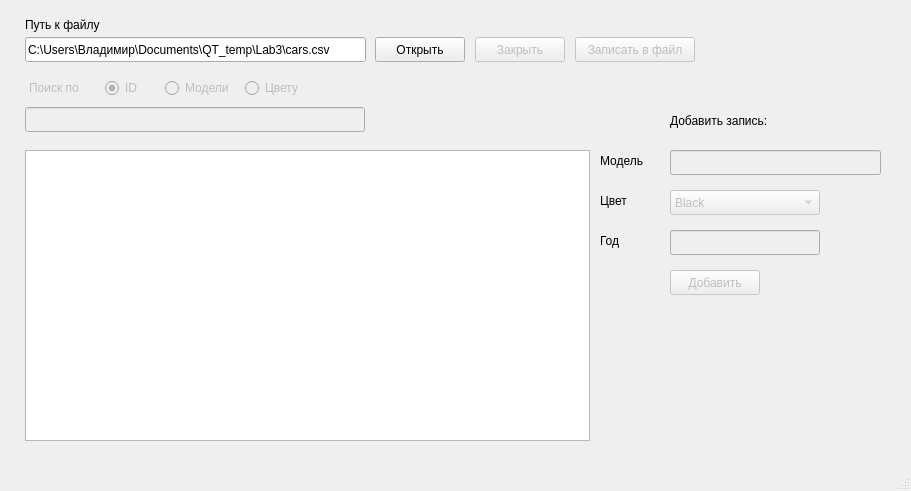
<?xml version="1.0" encoding="UTF-8"?>
<ui version="4.0">
 <class>MainWindow</class>
 <widget class="QMainWindow" name="MainWindow">
  <property name="geometry">
   <rect>
    <x>0</x>
    <y>0</y>
    <width>911</width>
    <height>491</height>
   </rect>
  </property>
  <property name="windowTitle">
   <string>MainWindow</string>
  </property>
  <widget class="QWidget" name="centralwidget">
   <widget class="QRadioButton" name="radioButton_2">
    <property name="enabled">
     <bool>false</bool>
    </property>
    <property name="geometry">
     <rect>
      <x>165</x>
      <y>77</y>
      <width>70</width>
      <height>22</height>
     </rect>
    </property>
    <property name="text">
     <string>Модели</string>
    </property>
   </widget>
   <widget class="QPushButton" name="OpenFileButton">
    <property name="geometry">
     <rect>
      <x>375</x>
      <y>37</y>
      <width>90</width>
      <height>25</height>
     </rect>
    </property>
    <property name="text">
     <string>Открыть</string>
    </property>
   </widget>
   <widget class="QLabel" name="label">
    <property name="geometry">
     <rect>
      <x>25</x>
      <y>17</y>
      <width>241</width>
      <height>16</height>
     </rect>
    </property>
    <property name="text">
     <string>Путь к файлу</string>
    </property>
   </widget>
   <widget class="QRadioButton" name="radioButton_3">
    <property name="enabled">
     <bool>false</bool>
    </property>
    <property name="geometry">
     <rect>
      <x>245</x>
      <y>77</y>
      <width>130</width>
      <height>22</height>
     </rect>
    </property>
    <property name="text">
     <string>Цвету</string>
    </property>
   </widget>
   <widget class="QPushButton" name="CloseFileButton">
    <property name="enabled">
     <bool>false</bool>
    </property>
    <property name="geometry">
     <rect>
      <x>475</x>
      <y>37</y>
      <width>90</width>
      <height>25</height>
     </rect>
    </property>
    <property name="text">
     <string>Закрыть</string>
    </property>
   </widget>
   <widget class="QLineEdit" name="lineFind">
    <property name="enabled">
     <bool>false</bool>
    </property>
    <property name="geometry">
     <rect>
      <x>25</x>
      <y>107</y>
      <width>340</width>
      <height>25</height>
     </rect>
    </property>
    <property name="text">
     <string/>
    </property>
   </widget>
   <widget class="QTableWidget" name="tableWidget">
    <property name="geometry">
     <rect>
      <x>25</x>
      <y>150</y>
      <width>565</width>
      <height>291</height>
     </rect>
    </property>
    <attribute name="horizontalHeaderVisible">
     <bool>false</bool>
    </attribute>
    <attribute name="horizontalHeaderDefaultSectionSize">
     <number>140</number>
    </attribute>
    <attribute name="verticalHeaderVisible">
     <bool>false</bool>
    </attribute>
    <attribute name="verticalHeaderDefaultSectionSize">
     <number>31</number>
    </attribute>
    <column>
     <property name="text">
      <string>ID</string>
     </property>
     <property name="textAlignment">
      <set>AlignCenter</set>
     </property>
    </column>
    <column>
     <property name="text">
      <string>Модель</string>
     </property>
     <property name="font">
      <font>
       <pointsize>8</pointsize>
      </font>
     </property>
     <property name="textAlignment">
      <set>AlignCenter</set>
     </property>
    </column>
    <column>
     <property name="text">
      <string>Цвет</string>
     </property>
     <property name="textAlignment">
      <set>AlignCenter</set>
     </property>
    </column>
    <column>
     <property name="text">
      <string>Год выпуска</string>
     </property>
     <property name="textAlignment">
      <set>AlignCenter</set>
     </property>
    </column>
   </widget>
   <widget class="QLineEdit" name="lineEdit">
    <property name="geometry">
     <rect>
      <x>25</x>
      <y>37</y>
      <width>341</width>
      <height>25</height>
     </rect>
    </property>
    <property name="text">
     <string>C:\Users\Владимир\Documents\QT_temp\Lab3\cars.csv</string>
    </property>
   </widget>
   <widget class="QLabel" name="label_2">
    <property name="enabled">
     <bool>false</bool>
    </property>
    <property name="geometry">
     <rect>
      <x>29</x>
      <y>77</y>
      <width>61</width>
      <height>22</height>
     </rect>
    </property>
    <property name="text">
     <string>Поиск по</string>
    </property>
   </widget>
   <widget class="QRadioButton" name="radioButton">
    <property name="enabled">
     <bool>false</bool>
    </property>
    <property name="geometry">
     <rect>
      <x>105</x>
      <y>77</y>
      <width>55</width>
      <height>22</height>
     </rect>
    </property>
    <property name="text">
     <string>ID</string>
    </property>
    <property name="checked">
     <bool>true</bool>
    </property>
   </widget>
   <widget class="QLineEdit" name="lineWriteModel">
    <property name="enabled">
     <bool>false</bool>
    </property>
    <property name="geometry">
     <rect>
      <x>670</x>
      <y>150</y>
      <width>211</width>
      <height>25</height>
     </rect>
    </property>
    <property name="minimumSize">
     <size>
      <width>133</width>
      <height>22</height>
     </size>
    </property>
   </widget>
   <widget class="QPushButton" name="WriteButton">
    <property name="enabled">
     <bool>false</bool>
    </property>
    <property name="geometry">
     <rect>
      <x>670</x>
      <y>270</y>
      <width>90</width>
      <height>25</height>
     </rect>
    </property>
    <property name="text">
     <string>Добавить</string>
    </property>
   </widget>
   <widget class="QComboBox" name="ComboWriteColor">
    <property name="enabled">
     <bool>false</bool>
    </property>
    <property name="geometry">
     <rect>
      <x>670</x>
      <y>190</y>
      <width>150</width>
      <height>25</height>
     </rect>
    </property>
    <item>
     <property name="text">
      <string>Black</string>
     </property>
    </item>
    <item>
     <property name="text">
      <string>Blue</string>
     </property>
    </item>
    <item>
     <property name="text">
      <string>Green</string>
     </property>
    </item>
    <item>
     <property name="text">
      <string>Red</string>
     </property>
    </item>
   </widget>
   <widget class="QLineEdit" name="lineWriteYear">
    <property name="enabled">
     <bool>false</bool>
    </property>
    <property name="geometry">
     <rect>
      <x>670</x>
      <y>230</y>
      <width>150</width>
      <height>25</height>
     </rect>
    </property>
    <property name="minimumSize">
     <size>
      <width>133</width>
      <height>22</height>
     </size>
    </property>
   </widget>
   <widget class="QLabel" name="label_5">
    <property name="enabled">
     <bool>true</bool>
    </property>
    <property name="geometry">
     <rect>
      <x>600</x>
      <y>150</y>
      <width>61</width>
      <height>22</height>
     </rect>
    </property>
    <property name="text">
     <string>Модель</string>
    </property>
   </widget>
   <widget class="QLabel" name="label_6">
    <property name="enabled">
     <bool>true</bool>
    </property>
    <property name="geometry">
     <rect>
      <x>600</x>
      <y>190</y>
      <width>61</width>
      <height>22</height>
     </rect>
    </property>
    <property name="text">
     <string>Цвет</string>
    </property>
   </widget>
   <widget class="QLabel" name="label_7">
    <property name="enabled">
     <bool>true</bool>
    </property>
    <property name="geometry">
     <rect>
      <x>600</x>
      <y>230</y>
      <width>61</width>
      <height>22</height>
     </rect>
    </property>
    <property name="text">
     <string>Год</string>
    </property>
   </widget>
   <widget class="QLabel" name="label_8">
    <property name="enabled">
     <bool>true</bool>
    </property>
    <property name="geometry">
     <rect>
      <x>670</x>
      <y>110</y>
      <width>121</width>
      <height>22</height>
     </rect>
    </property>
    <property name="text">
     <string>Добавить запись:</string>
    </property>
   </widget>
   <widget class="QPushButton" name="WriteFileButton">
    <property name="enabled">
     <bool>false</bool>
    </property>
    <property name="geometry">
     <rect>
      <x>575</x>
      <y>37</y>
      <width>120</width>
      <height>25</height>
     </rect>
    </property>
    <property name="text">
     <string>Записать в файл</string>
    </property>
   </widget>
   <widget class="QWidget" name="verticalLayoutWidget">
    <property name="geometry">
     <rect>
      <x>610</x>
      <y>330</y>
      <width>271</width>
      <height>111</height>
     </rect>
    </property>
    <layout class="QVBoxLayout" name="verticalLayout"/>
   </widget>
  </widget>
  <widget class="QMenuBar" name="menubar">
   <property name="geometry">
    <rect>
     <x>0</x>
     <y>0</y>
     <width>911</width>
     <height>21</height>
    </rect>
   </property>
  </widget>
  <widget class="QStatusBar" name="statusbar"/>
 </widget>
 <resources/>
 <connections/>
</ui>
